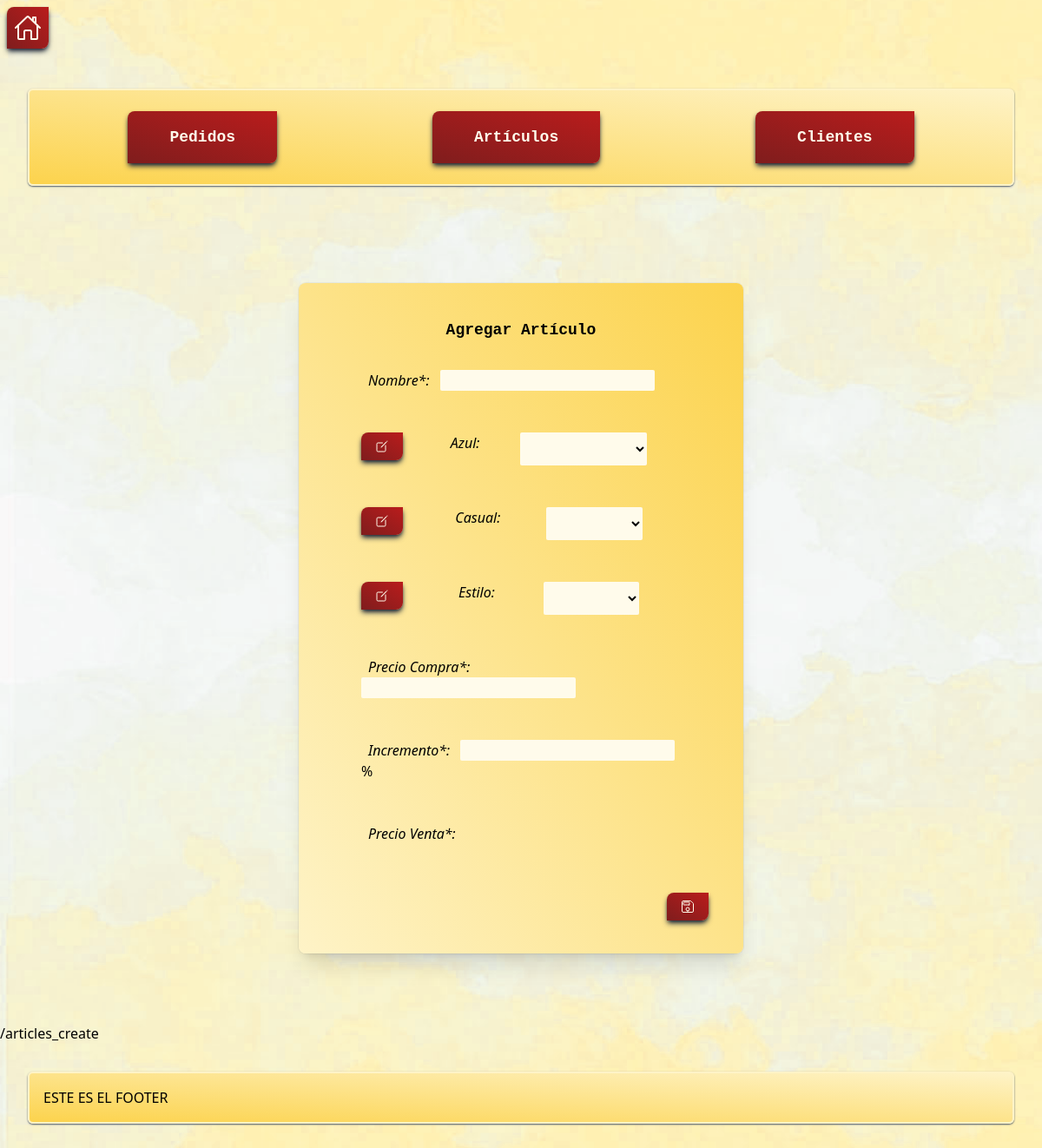
Before: /articles_create (signed in) with the older database file.
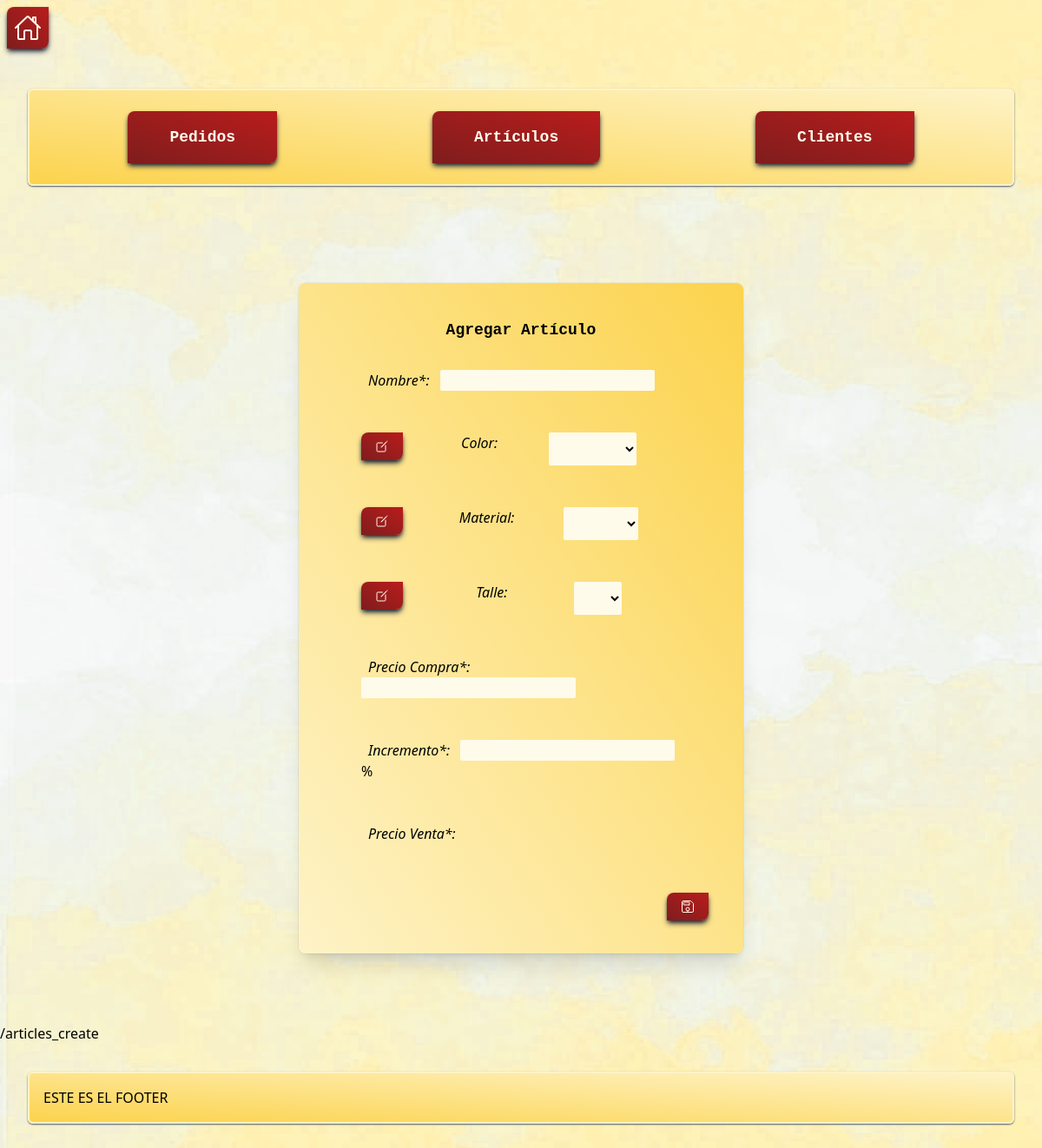
After: the same page with the newer database file.
### articles/models.py (models this page shows, shortened)
class Category(models.Model):
    name = models.CharField(max_length=100, unique=True)
    class Meta:
        verbose_name = 'Categoría'
        verbose_name_plural = 'Categorías'
        ordering = ['name']

### articles/views.py (the view)
# urls.py: path('articles_create', articles_views.articles_create, name="articles_create"),
def articles_create(request):
    template='articles_create.html'
    categories = Category.objects.all()
    values = Value.objects.all()
    context = {"categories":categories,
               "values":values,
               }
    return render_login_required(request, template, context)

### articles/templatetags/custom_tags.py (called while the page is built)
@register.filter
def filter_by_category(values, category):
    return [value for value in values if value.category_id == category] #used list comprehension becouse its more elegant

### articles/utils.py (called while the page is built)
@login_required
def render_login_required(request, template: str,context: dict):
    return render(request, template, context)

### articles/templates/articles/articles_create.html (shortened to what this page needs)
{% extends './header.html' %}
{% load static %}
{% block content_two %}
<div class="relative flex min-h-screen flex-col justify-center overflow-hidden py-2 sm:py-12">
  <div class="bg-gradient-to-tr from-amber-100 to-amber-300 rounded-md p-4 m-8 relative px-6 pt-10 pb-8 shadow-xl ring-1 ring-gray-900/5 sm:mx-auto sm:max-w-lg sm:rounded-lg sm:px-10">
    <div class="mx-auto max-w-md" id="article_create_answer">
      {% include 'articles_create_table.html' %}
    </div>
  </div>
</div>
{% endblock %}

### articles/templates/articles/partials/articles_create_table.html (shortened to what this page needs)
<h1 class="font-mono text-lg text-center font-bold">Agregar Artículo</h1>
<div class="p-4 m-4">
  <label class="italic px-2">Nombre*: </label>
  <input class="bg-amber-50 rounded-sm px-2" hx-get="{% url 'name_check' %}" type="text" hx-target="#answer_article_name" hx-trigger="keyup changed delay:200ms" hx-swap="outerHTML" name="article_name_input" id="article_name_input" required value="{{article_name_input}}">
</div>
{% for category in categories %}
    <div class="p-4 m-4 flex justify-between">
        <form action="{% url 'category_update' external_link="True" cat_id=category.id %}" method="GET">
          <button ion-button icon-only type="submit">
              <ion-icon name="create-outline"
              class="text-amber-50 rounded-tl-lg rounded-br-lg bg-gradient-to-tr from-red-900 to-red-700 px-4 py-2 shadow-md shadow-slate-800 transition hover:-translate-y-0.5 duration-300 hover:shadow-xl hover:shadow-slate-400 cursor-pointer mr-2"
              ></ion-icon>
          </button>
        </form>
        <label class="italic px-2" for="article_value_input">{{category.name}}: </label>
        <select class="bg-amber-50 rounded-sm px-2" id = "{{category.id}}" name="category-{{category.id}}">
            <option value=""></option>
            {% load custom_tags %}
            {% with values|filter_by_category:category as values_for_category %}
                {% for value in values_for_category %}
                <option value="{{value.id}}" {% if value.id in values_selected %} selected {% endif %}>{{value.name}}</option>
                {% endfor %}
            {% endwith %}
        </select>
    </div>
{% endfor %}
<div class="p-4 m-4">
  <label class="italic px-2">Precio Compra*: </label>
  <input class="bg-amber-50 rounded-sm px-2" type="text" name="article_buy_price_input" id="article_buy_price_input" hx-get="{% url 'calculator' %}" hx-swap="outerHTML" hx-trigger="keyup changed delay:300ms" hx-target="#article_sell_price_output" hx-include="[name='article_increase_input']" required value="{{article_buy_price_input}}" >
</div>
<div class="p-4 m-4">
  <label class="italic px-2">Incremento*: </label>
  <input class="bg-amber-50 rounded-sm px-2" type="text" name="article_increase_input" id="article_increase_input" hx-get="{% url 'calculator' %}" hx-swap="outerHTML" hx-trigger="keyup changed delay:300ms" hx-target="#article_sell_price_output" hx-include="[name='article_buy_price_input']" required value="{{article_increase_input}}">
  <label>%</label>
</div>
<div class="p-4 m-4" id="article_sell_price_output">
  <label class="italic px-2">Precio Venta*: </label>
  <br>
  <br>
</div>
<div class="grid place-content-end">
    <button ion-button icon-only type="submit" hx-get="{% url 'articles_create_confirm' %}" hx-trigger="click" hx-include="#article_name_input,[name^='category-'],#article_buy_price_input, #article_increase_input, #article_sell_price_input" hx-target="#article_create_answer" hx-swap="outerHTML">
        <ion-icon class="text-amber-50 rounded-tl-lg rounded-br-lg bg-gradient-to-tr from-red-900 to-red-700 px-4 py-2 shadow-md shadow-slate-800 transition hover:-translate-y-0.5 duration-300 hover:shadow-xl hover:shadow-slate-400 cursor-pointer" name="save-outline"></ion-icon>
    </button>
</div>

Changed rows visible on the page:
removed Category: name "Azul"
removed Category: name "Casual"
removed Category: name "Estilo"
added Category: name "Color"
added Category: name "Material"
added Category: name "Talle"
